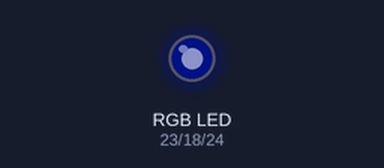
Recording of a program running on a simulated Raspberry Pi (BCM pin numbers). Shown: an RGB LED mixed from three pins (HIGH = lit). Dim RGB values are drawn brighter than linear; what the program prints to the terminal is not drawn.

Above: at 0.15 s.
At 3.76 s:
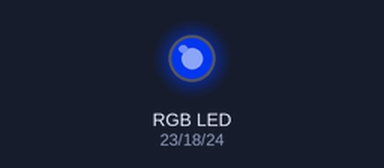
At 14.6 s:
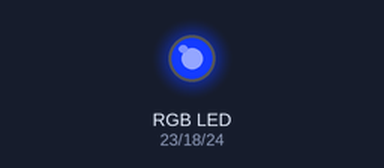
At 24.9 s:
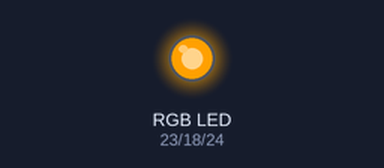
At 31.82 s:
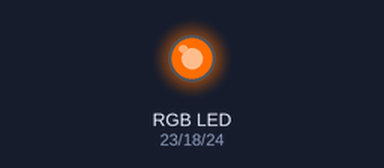
At 38.7 s:
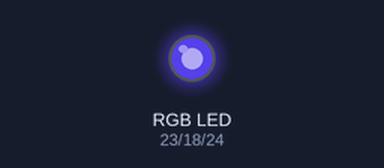
Timing chart, 0 to 40.0 s (numbered marks = the images above):
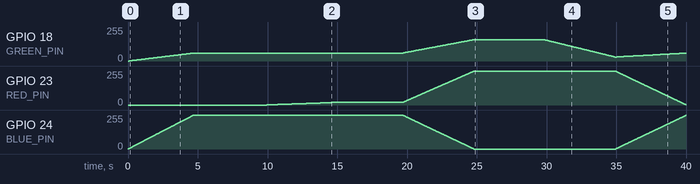

The program:

fadeTopiversion.py
```python
from __future__ import division #Pi runs Python 2.7

#Defining pins for easier readability
RED_PIN   = 23
GREEN_PIN = 18
BLUE_PIN  = 24

RGB = [0,0,0] #Setting the RGB variable any changes to this variable reflects to the live strip

#standard imports
import time
import pigpio #I use pigpio to manage pwm
pi = pigpio.pi()

#defining the function that fades the colours
def fadeTo(target, time1):
    difference = [0,0,0] #I used the distance, speed and time equation to calculate how fast the strip needs to change. The "difference" is the distance.
    speed = [0, 0, 0]
    direction = [0,0,0] # this defines whether the RGB colours are going up or down.
	#putting the difference values into the arrays
    difference[0] = abs(RGB[0]-target[0])
    difference[1] = abs(RGB[1]-target[1])
    difference[2] = abs(RGB[2]-target[2])
	#putting the speed values into the arrays
    speed[0] = difference[0] / time1
    speed[1] = difference[1] / time1
    speed[2] = difference[2] / time1
	#this calculates the direction the colours need to go
    if(target[0] < RGB[0]):
        direction[0] = -1
    else:
        direction[0] = 1
    if(target[1] < RGB[1]):
        direction[1] = -1
    else:
        direction[1] = 1
    if(target[2] < RGB[2]):
        direction[2] = -1
    else:
        direction[2] = 1
		#debug prints
    print(direction)
    print(difference)
    print(speed)
	#this is the final stage, while the live strip (RGB) is not equal to the target colour we will continue running this loop.
    while int(round(RGB[0])) != target[0] or int(round(RGB[1])) != target[1] or int(round(RGB[2])) != target[2]:
        #Increasing the colours by how much they need to be changed per millisecond.
	RGB[0] += (direction[0] * speed[0]) / time1
        RGB[1] += (direction[1] * speed[1]) / time1
        RGB[2] += (direction[2] * speed[2]) / time1
        print(RGB)
        print(int(RGB[0]), int(RGB[1]), int(RGB[2]))
	pi.set_PWM_dutycycle(RED_PIN, RGB[0])
	pi.set_PWM_dutycycle(GREEN_PIN, RGB[1])
	pi.set_PWM_dutycycle(BLUE_PIN, RGB[2])
        time.sleep(0.001)
    return

#this is all I need for the actual colour changing, I can change the duration of the fade and how many colours the strip fades to. The colours are in RGB format.
while True:
	fadeTo([0, 60, 255], 50)
	time.sleep(5)
	fadeTo([20, 60, 255], 50)
	time.sleep(5)
	fadeTo([255, 161, 0], 50)
	time.sleep(5)
	fadeTo([255, 30, 0], 50)
	#debug
	#inputrgb = input("rgb")
	#inputtime = input("time")
	#fadeTo(inputrgb, inputtime)
```

Measured:
- by itself, GPIO 23 (RED_PIN): rises from 0/255 to 254/255 in 14.8 s, then falls to 2/255 in 15.2 s
